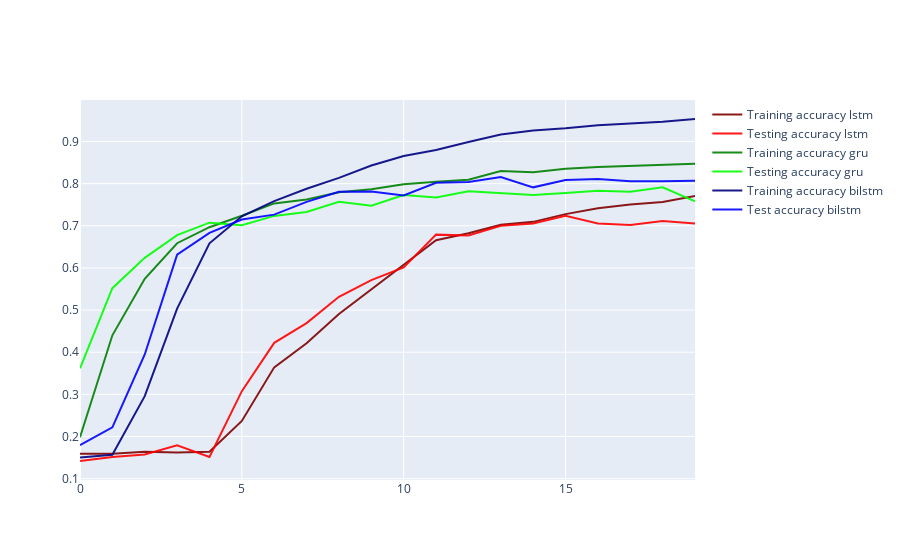
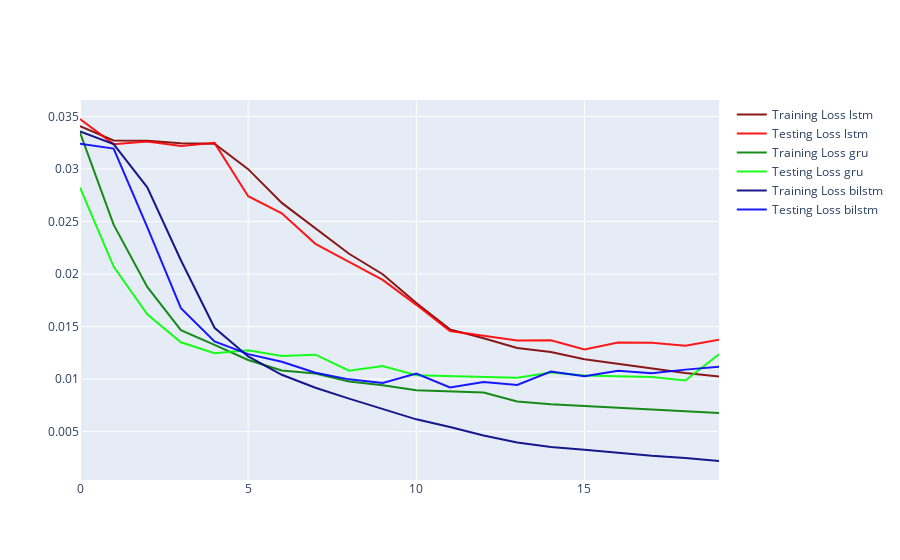
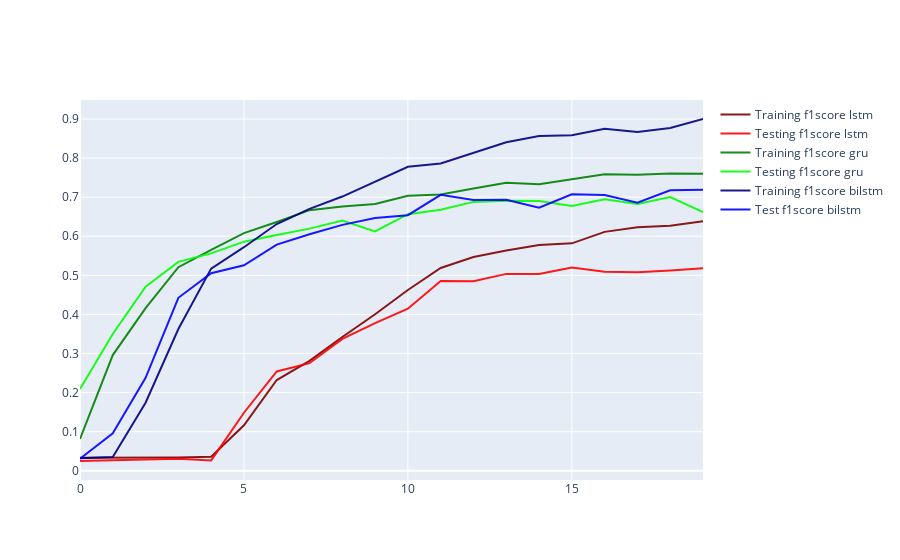

The notebook cell these images were saved under, in order:
### Code cell
fig_accuracy = go.Figure()

fig_accuracy.add_trace(go.Scatter(
    y=final_acc_train_lstm,
    connectgaps=True, marker_color='rgba(128, 0, 0, 0.9)', name = 'Training accuracy lstm'))

fig_accuracy.add_trace(go.Scatter(
    y=final_acc_test_lstm,
    connectgaps=True, marker_color='rgba(255, 0, 0, 0.9)', name = 'Testing accuracy lstm'))

fig_accuracy.add_trace(go.Scatter(
    y=final_acc_train_gru,
    connectgaps=True, marker_color='rgba(0, 128, 0, 0.9)', name = 'Training accuracy gru'))
fig_accuracy.add_trace(go.Scatter(
    y=final_acc_test_gru,
    connectgaps=True, marker_color = 'rgba(0, 255, 0, 0.9)', name = 'Testing accuracy gru'))

fig_accuracy.add_trace(go.Scatter(
    y=final_acc_train_bilstm,
    connectgaps=True, marker_color='rgba(0, 0, 128, 0.9)', name = 'Training accuracy bilstm'))
fig_accuracy.add_trace(go.Scatter(
    y=final_acc_test_bilstm, connectgaps=True, marker_color='rgba(0, 0, 255, 0.9)',
    name='Test accuracy bilstm'))

fig_accuracy.show()

fig_loss = go.Figure()

fig_loss.add_trace(go.Scatter(
    y=final_loss_train_lstm,
    connectgaps=True, marker_color='rgba(128, 0, 0, 0.9)', name = 'Training Loss lstm'))

fig_loss.add_trace(go.Scatter(
    y=final_loss_test_lstm,
    connectgaps=True, marker_color='rgba(255, 0, 0, 0.9)', name = 'Testing Loss lstm'))

fig_loss.add_trace(go.Scatter(
    y=final_loss_train_gru,
    connectgaps=True, marker_color='rgba(0, 128, 0, 0.9)', name = 'Training Loss gru'))

fig_loss.add_trace(go.Scatter(
    y=final_loss_test_gru,
    connectgaps=True, marker_color='rgba(0, 255, 0, 0.9)', name = 'Testing Loss gru'))

fig_loss.add_trace(go.Scatter(
    y=final_loss_train_bilstm,
    connectgaps=True, marker_color='rgba(0, 0, 128, 0.9)', name = 'Training Loss bilstm'))

fig_loss.add_trace(go.Scatter(
    y=final_loss_test_bilstm,
    connectgaps=True, marker_color='rgba(0, 0, 255, 0.9)', name = 'Testing Loss bilstm'))

fig_loss.show()

fig_f1score = go.Figure()

fig_f1score.add_trace(go.Scatter(
    y=final_f1score_train_lstm,
    connectgaps=True, marker_color='rgba(128, 0, 0, 0.9)', name = 'Training f1score lstm'))

fig_f1score.add_trace(go.Scatter(
    y=final_f1score_test_lstm,
    connectgaps=True, marker_color='rgba(255, 0, 0, 0.9)', name = 'Testing f1score lstm'))

fig_f1score.add_trace(go.Scatter(
    y=final_f1score_train_gru,
    connectgaps=True, marker_color='rgba(0, 128, 0, 0.9)', name = 'Training f1score gru'))
fig_f1score.add_trace(go.Scatter(
    y=final_f1score_test_gru,
    connectgaps=True, marker_color = 'rgba(0, 255, 0, 0.9)', name = 'Testing f1score gru'))

fig_f1score.add_trace(go.Scatter(
    y=final_f1score_train_bilstm,
    connectgaps=True, marker_color='rgba(0, 0, 128, 0.9)', name = 'Training f1score bilstm'))
fig_f1score.add_trace(go.Scatter(
    y=final_f1score_test_bilstm, connectgaps=True, marker_color='rgba(0, 0, 255, 0.9)',
    name='Test f1score bilstm'))

fig_f1score.show()

### Figure 1 — Plotly figure (JSON) as saved in the notebook; plotly's stock layout.template omitted (floating-point values rounded to 4 significant figures)
{"data": [{"connectgaps": true, "marker": {"color": "rgba(128, 0, 0, 0.9)"}, "name": "Training accuracy lstm", "type": "scatter", "y": [0.1589, 0.1591, 0.1639, 0.1619, 0.164, 0.237, 0.3641, 0.4212, 0.4907, 0.5487, 0.6073, 0.6658, 0.6824, 0.7025, 0.7094, 0.7278, 0.7416, 0.7503, 0.7564, 0.7711]}, {"connectgaps": true, "marker": {"color": "rgba(255, 0, 0, 0.9)"}, "name": "Testing accuracy lstm", "type": "scatter", "y": [0.1419, 0.1512, 0.1573, 0.1794, 0.1512, 0.3076, 0.4223, 0.4691, 0.5315, 0.5711, 0.601, 0.6791, 0.6773, 0.6999, 0.7054, 0.7235, 0.7054, 0.7021, 0.7114, 0.7057]}, {"connectgaps": true, "marker": {"color": "rgba(0, 128, 0, 0.9)"}, "name": "Training accuracy gru", "type": "scatter", "y": [0.1983, 0.4401, 0.5744, 0.6587, 0.6967, 0.7237, 0.7532, 0.7624, 0.7796, 0.7866, 0.7984, 0.8048, 0.8092, 0.8298, 0.8273, 0.8351, 0.8398, 0.8422, 0.8434, 0.847]}, {"connectgaps": true, "marker": {"color": "rgba(0, 255, 0, 0.9)"}, "name": "Testing accuracy gru", "type": "scatter", "y": [0.3618, 0.552, 0.624, 0.6779, 0.7075, 0.7015, 0.7235, 0.7329, 0.7568, 0.7474, 0.7728, 0.7674, 0.7822, 0.7768, 0.7728, 0.7777, 0.7831, 0.7807, 0.7916, 0.7583]}, {"connectgaps": true, "marker": {"color": "rgba(0, 0, 128, 0.9)"}, "name": "Training accuracy bilstm", "type": "scatter", "y": [0.1501, 0.1566, 0.2958, 0.5035, 0.6585, 0.7226, 0.7586, 0.788, 0.8137, 0.8431, 0.8656, 0.8797, 0.899, 0.9165, 0.9261, 0.9314, 0.9387, 0.9419, 0.9468, 0.9535]}, {"connectgaps": true, "marker": {"color": "rgba(0, 0, 255, 0.9)"}, "name": "Test accuracy bilstm", "type": "scatter", "y": [0.1794, 0.2217, 0.3947, 0.6316, 0.6833, 0.7151, 0.7266, 0.7568, 0.7807, 0.7816, 0.7722, 0.8022, 0.804, 0.8158, 0.7913, 0.8085, 0.8109, 0.8055, 0.8055, 0.8067]}], "layout": {}}

### Figure 2 — Plotly figure (JSON) as saved in the notebook; plotly's stock layout.template omitted (floating-point values rounded to 4 significant figures)
{"data": [{"connectgaps": true, "marker": {"color": "rgba(128, 0, 0, 0.9)"}, "name": "Training Loss lstm", "type": "scatter", "y": [0.03408, 0.03271, 0.03267, 0.03244, 0.0324, 0.02998, 0.02677, 0.02438, 0.02193, 0.01998, 0.01724, 0.01474, 0.01389, 0.01297, 0.01259, 0.01189, 0.01143, 0.01104, 0.01058, 0.01025]}, {"connectgaps": true, "marker": {"color": "rgba(255, 0, 0, 0.9)"}, "name": "Testing Loss lstm", "type": "scatter", "y": [0.03475, 0.03236, 0.03262, 0.03219, 0.03248, 0.02741, 0.02578, 0.02288, 0.02115, 0.01945, 0.01707, 0.01458, 0.01414, 0.01368, 0.01371, 0.01282, 0.01349, 0.01347, 0.01318, 0.01375]}, {"connectgaps": true, "marker": {"color": "rgba(0, 128, 0, 0.9)"}, "name": "Training Loss gru", "type": "scatter", "y": [0.03346, 0.0247, 0.01878, 0.01467, 0.01326, 0.01182, 0.01082, 0.01053, 0.009773, 0.009431, 0.008939, 0.008839, 0.008732, 0.007873, 0.007603, 0.007444, 0.007281, 0.00712, 0.007012, 0.006782]}, {"connectgaps": true, "marker": {"color": "rgba(0, 255, 0, 0.9)"}, "name": "Testing Loss gru", "type": "scatter", "y": [0.02822, 0.02071, 0.01617, 0.01351, 0.01247, 0.01276, 0.0122, 0.01233, 0.0108, 0.01125, 0.01037, 0.01029, 0.01027, 0.01014, 0.01063, 0.01036, 0.01028, 0.01021, 0.009869, 0.01238]}, {"connectgaps": true, "marker": {"color": "rgba(0, 0, 128, 0.9)"}, "name": "Training Loss bilstm", "type": "scatter", "y": [0.03356, 0.03237, 0.02825, 0.02131, 0.01489, 0.01216, 0.01042, 0.009185, 0.008146, 0.007133, 0.006177, 0.005447, 0.00464, 0.003971, 0.003547, 0.003284, 0.002984, 0.002715, 0.002508, 0.002213]}, {"connectgaps": true, "marker": {"color": "rgba(0, 0, 255, 0.9)"}, "name": "Testing Loss bilstm", "type": "scatter", "y": [0.03241, 0.03194, 0.02446, 0.01676, 0.01359, 0.01238, 0.01165, 0.01062, 0.009981, 0.009634, 0.01053, 0.009206, 0.009718, 0.009442, 0.01073, 0.01029, 0.01079, 0.01057, 0.01091, 0.01118]}], "layout": {}}

### Figure 3 — Plotly figure (JSON) as saved in the notebook; plotly's stock layout.template omitted (floating-point values rounded to 4 significant figures)
{"data": [{"connectgaps": true, "marker": {"color": "rgba(128, 0, 0, 0.9)"}, "name": "Training f1score lstm", "type": "scatter", "y": [0.03296, 0.033, 0.03403, 0.03392, 0.03562, 0.1162, 0.2321, 0.2812, 0.3421, 0.4004, 0.4624, 0.5187, 0.547, 0.5636, 0.5776, 0.5818, 0.6112, 0.623, 0.6269, 0.6382]}, {"connectgaps": true, "marker": {"color": "rgba(255, 0, 0, 0.9)"}, "name": "Testing f1score lstm", "type": "scatter", "y": [0.02485, 0.02627, 0.02718, 0.03042, 0.02627, 0.1483, 0.2539, 0.2752, 0.3372, 0.3776, 0.4145, 0.4855, 0.485, 0.5037, 0.5033, 0.5197, 0.5093, 0.5079, 0.5123, 0.5182]}, {"connectgaps": true, "marker": {"color": "rgba(0, 128, 0, 0.9)"}, "name": "Training f1score gru", "type": "scatter", "y": [0.08133, 0.296, 0.4161, 0.5209, 0.5649, 0.6082, 0.6365, 0.6668, 0.6763, 0.6828, 0.7034, 0.7068, 0.7221, 0.7368, 0.7331, 0.7461, 0.7586, 0.7573, 0.7608, 0.7601]}, {"connectgaps": true, "marker": {"color": "rgba(0, 255, 0, 0.9)"}, "name": "Testing f1score gru", "type": "scatter", "y": [0.2092, 0.3498, 0.4711, 0.5344, 0.5562, 0.5861, 0.6034, 0.6196, 0.6403, 0.6125, 0.6564, 0.6677, 0.688, 0.6908, 0.6902, 0.6771, 0.6948, 0.6823, 0.7005, 0.6617]}, {"connectgaps": true, "marker": {"color": "rgba(0, 0, 128, 0.9)"}, "name": "Training f1score bilstm", "type": "scatter", "y": [0.03162, 0.03499, 0.1739, 0.3627, 0.5171, 0.5719, 0.6313, 0.6702, 0.7016, 0.7392, 0.7776, 0.7861, 0.8137, 0.8403, 0.8566, 0.8585, 0.8751, 0.8667, 0.8769, 0.9001]}, {"connectgaps": true, "marker": {"color": "rgba(0, 0, 255, 0.9)"}, "name": "Test f1score bilstm", "type": "scatter", "y": [0.03042, 0.09581, 0.2377, 0.4426, 0.5054, 0.5258, 0.5786, 0.6051, 0.6291, 0.6468, 0.6539, 0.7059, 0.6929, 0.6936, 0.6729, 0.7074, 0.7053, 0.6857, 0.7176, 0.7192]}], "layout": {}}
